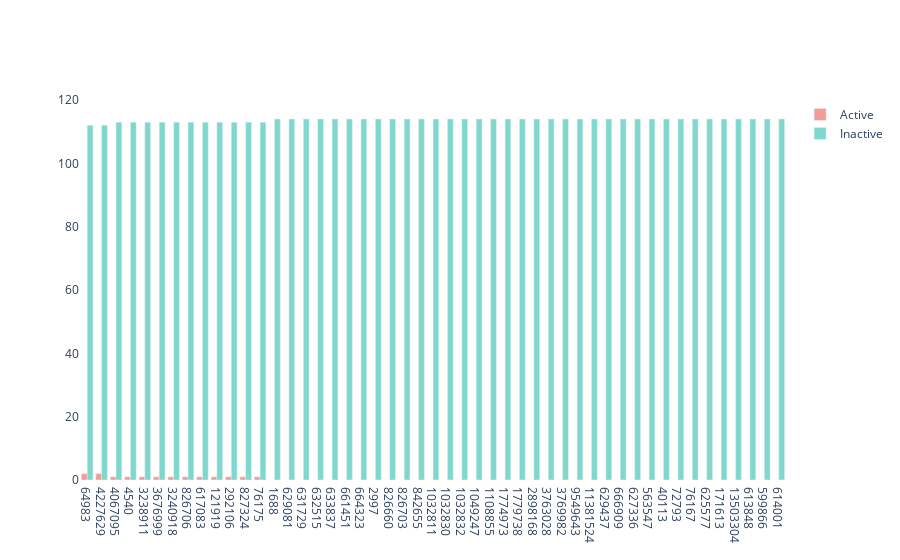

Write notebook code for a chart like this one.
### Code cell
fig3 = go.Figure(data=[
    go.Bar(name='Active', x=act['cid'], y=act['aid'], marker_color= '#f29b97'),
    go.Bar(name='Inactive', x=inact['cid'], y=inact['aid'], marker_color= '#80d7cc')])
fig3.update_layout(xaxis_type='category')
fig3.update_layout( plot_bgcolor='white')
fig3.update_layout(barmode='group')

### Figure 1 — Plotly figure (JSON) as saved in the notebook; plotly's stock layout.template omitted (floating-point values rounded to 4 significant figures)
{"data": [{"marker": {"color": "#f29b97"}, "name": "Active", "type": "bar", "x": [64983, 4227629, 4067095, 4540, 3238911, 3676999, 3240918, 826706, 617083, 121919, 292106, 827324, 76175], "y": [2, 2, 1, 1, 1, 1, 1, 1, 1, 1, 1, 1, 1]}, {"marker": {"color": "#80d7cc"}, "name": "Inactive", "type": "bar", "x": [1688, 629081, 631729, 632515, 633837, 661451, 664323, 2997, 826660, 826703, 842655, 1032811, 1032830, 1032832, 1049247, 1108855, 1774973, 1779738, 2898168, 3763028, 3769982, 9549643, 11381524, 629437, 666909, 627336, 563547, 40113, 72793, 76167, 625577, 171613, 13503304, 613848, 599866, 614001, 76175, 617083, 3240918, 3238911, 4067095, 292106, 121919, 4540, 827324, 826706, 3676999, 4227629, 64983], "y": [114, 114, 114, 114, 114, 114, 114, 114, 114, 114, 114, 114, 114, 114, 114, 114, 114, 114, 114, 114, 114, 114, 114, 114, 114, 114, 114, 114, 114, 114, 114, 114, 114, 114, 114, 114, 113, 113, 113, 113, 113, 113, 113, 113, 113, 113, 113, 112, 112]}], "layout": {"barmode": "group", "plot_bgcolor": "white", "xaxis": {"type": "category"}}}
